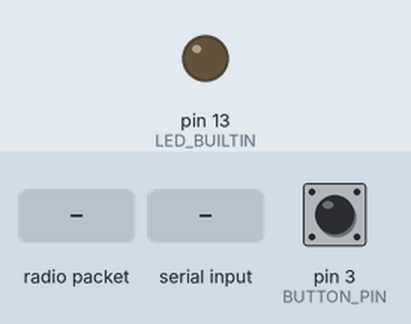
Simulated run of this sketch. Board: Arduino Uno, built with avr-gcc and run on an emulated ATmega328P. Shown: output pins drawn as LEDs (lit = HIGH). Dashed ring = blinking. The test bench sets the inputs (shaded band); at power-on: pin 3 (BUTTON_PIN) HIGH. No radio packets arrive unless stated; what the sketch prints to the serial monitor is not drawn.

Above: at 1.5 s.
1.6 s: pin 3 (BUTTON_PIN) pulled LOW for 0.15 s
At 1.82 s:
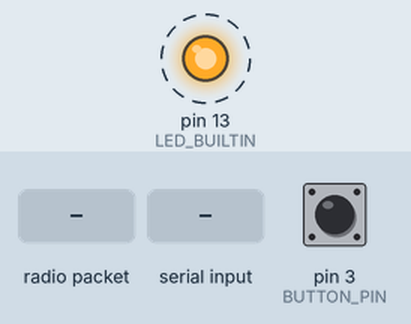
3.3 s: radio packet "ACCEPTED" arrives
At 4.6 s:
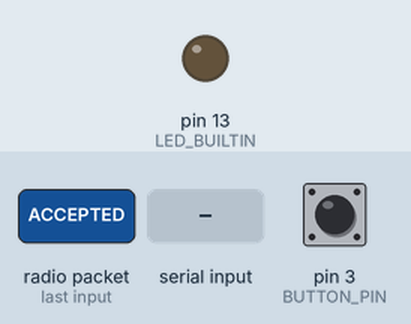
6.3 s: "ACCEPTED" received over Serial
9.3 s: radio packet "1" arrives
At 9.4 s:
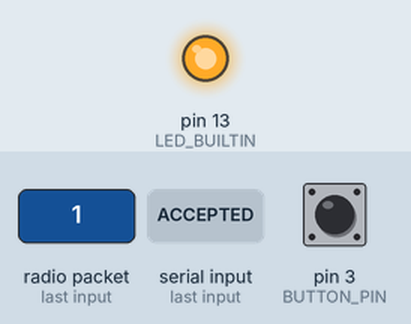
Timing chart, 0 to 12.0 s (numbered marks = the images above; inputs shaded):
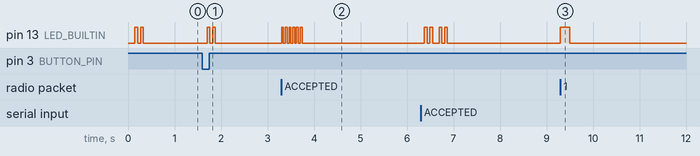

Measured:
- after the input at 1.6 s, pin 13 (LED_BUILTIN): alternates HIGH for 0.06 s and LOW for 0.06 s, 4 changes in all, then stays LOW, starting after 0.10 s
- after the input at 3.3 s, pin 13 (LED_BUILTIN): alternates HIGH for 0.04 s and LOW for 0.04 s, 12 changes in all, then stays LOW, starting at once
- after the input at 9.3 s, pin 13 (LED_BUILTIN): LOW → HIGH at once, → LOW 0.20 s later

The sketch:

field_beacon.ino
```cpp
/*
 * Sankat-Mochan — self-contained LoRa field node for the Arduino UNO Q
 * ====================================================================
 *
 * This sketch makes the UNO Q a COMPLETE field node on its own — no Python, no Linux
 * side, nothing to install. It builds a real SOS envelope (the exact JSON the Pi's
 * gateway validates and puts on the dashboard) and transmits it over 433 MHz. It also
 * listens, so when a responder ACCEPTs on the dashboard the reply comes back over LoRa
 * and lights the LED here.
 *
 *   [UNO Q: this sketch]  ~~433 MHz~~►  [Pi: gateway]  ──►  AI command post / dashboard
 *   [UNO Q: this sketch]  ◄~~433 MHz~~  [Pi: gateway]  ◄──  responder taps ACCEPT
 *
 * Use this when the UNO Q's Linux side cannot install Python packages. The trade-off:
 * a victim's PHONE cannot hand an SOS to this board over Bluetooth (the STM32 has no
 * Bluetooth radio, and that path needs a BLE library on the Linux side). Instead the
 * UNO Q ORIGINATES the SOS itself — the "sensor / auto-SOS field node" role. Everything
 * downstream (Pi triage, translate, map, responder ACCEPT, dashboard) is unchanged.
 *
 * WHAT FIRES AN SOS
 *   - once at boot (so a demo shows immediately)
 *   - whenever you send any character in the Serial Monitor
 *   - a button from BUTTON_PIN to GND (optional; uses the internal pull-up)
 *   - automatically every AUTO_SOS_SECONDS (0 = off) for a hands-free demo
 *
 * RADIO LIBRARY
 *   arduino-LoRa by Sandeep Mistry — MIT (project rule 1). Install once:
 *   Arduino IDE -> Manage Libraries -> "LoRa" by Sandeep Mistry.  Same <LoRa.h> you used.
 *
 * WIRING (the pins you verified)   SX1278 (Ra-02) -> UNO Q header
 *   NSS=D10  RST=D9  DIO0=D2   SCK=D13  MOSI=D11  MISO=D12   3V3=3V3  GND=GND
 *   ANT: always attached before power.   3.3 V only — never 5 V.
 *
 * !! The radio settings below MUST match the Pi (pi-code/config.example.json "lora"):
 *    433 MHz, SF7, BW 125 kHz, CR 4/5, sync 0x12, preamble 8, CRC on. They already do. !!
 */

#include <SPI.h>
#include <LoRa.h>
#include <string.h>   // strstr

// --- pins --------------------------------------------------------------------
#define SS_PIN     10
#define RST_PIN     9
#define DIO0_PIN    2
#define BUTTON_PIN  3          // optional button to GND; leave unconnected if unused

// --- radio settings: keep in lock-step with the Pi --------------------------
#define LORA_FREQ_HZ   433000000L
#define LORA_SF        7
#define LORA_BW_HZ     125000L
#define LORA_CR4       5
#define LORA_TX_POWER  5
#define LORA_SYNC      0x12
#define LORA_PREAMBLE  8

// --- what this SOS says (edit freely for your demo) --------------------------
// Keep these plain ASCII with NO double-quotes or backslashes — they go straight into
// JSON. Coordinates are strings so we never depend on float printf support.
#define SOS_ORIGIN    "UNOQ"                               // <= 4 chars, alnum
#define SOS_URGENCY   5                                    // 1..5 (5 = life-threatening)
#define SOS_CATEGORY  "sensor"
#define SOS_LOCATION  "Sector 7 relief road"
#define SOS_GIST      "Auto-SOS: flood sensor tripped, water rising"
#define SOS_LAT       "12.97160"                           // decimal degrees, as text
#define SOS_LNG       "77.59460"

#define AUTO_SOS_SECONDS  0    // 0 = off; set e.g. 20 to fire hands-free every 20 s

#define MAX_ENVELOPE   244     // the Pi drops anything larger (envelope.py MAX_BYTES)

static char     bootTag[5];    // 4 hex chars, random per power-up, so ids stay unique
static uint32_t seqCounter = 0;
static unsigned long lastAutoMs = 0;
static int      lastButton = HIGH;

// --- helpers -----------------------------------------------------------------
static void makeBootTag() {
  // A little entropy so envelope ids don't repeat across reboots (which the Pi's dedup
  // would otherwise drop as already-seen). Analog noise + micros is plenty for a demo.
  uint32_t r = ((uint32_t)analogRead(A0) << 20) ^ ((uint32_t)analogRead(A1) << 8) ^ micros();
  const char *hexd = "0123456789abcdef";
  for (int i = 0; i < 4; i++) bootTag[i] = hexd[(r >> (i * 4)) & 0xF];
  bootTag[4] = '\0';
}

static void applyRadioSettings() {
  LoRa.setSpreadingFactor(LORA_SF);
  LoRa.setSignalBandwidth(LORA_BW_HZ);
  LoRa.setCodingRate4(LORA_CR4);
  LoRa.setPreambleLength(LORA_PREAMBLE);
  LoRa.setSyncWord(LORA_SYNC);
  LoRa.setTxPower(LORA_TX_POWER);
  LoRa.enableCrc();
}

static void blink(int times, int ms) {
  for (int i = 0; i < times; i++) {
    digitalWrite(LED_BUILTIN, HIGH); delay(ms);
    digitalWrite(LED_BUILTIN, LOW);  delay(ms);
  }
}

// Build one SOS envelope into `out`. Returns its length, or -1 if it would be too big.
static int buildEnvelope(char *out, size_t cap) {
  seqCounter++;
  int n = snprintf(
    out, cap,
    "{\"i\":\"%s-%s-%lu\",\"t\":\"SOS\",\"o\":\"%s\",\"u\":%d,"
    "\"c\":\"%s\",\"l\":\"%s\",\"g\":\"%s\",\"ln\":\"en\","
    "\"la\":%s,\"lo\":%s,\"h\":0}",
    SOS_ORIGIN, bootTag, (unsigned long)seqCounter, SOS_ORIGIN, SOS_URGENCY,
    SOS_CATEGORY, SOS_LOCATION, SOS_GIST, SOS_LAT, SOS_LNG);
  if (n < 0 || n > (int)MAX_ENVELOPE || n >= (int)cap) return -1;
  return n;
}

static void sendSOS(const char *why) {
  char env[MAX_ENVELOPE + 1];
  int len = buildEnvelope(env, sizeof(env));
  if (len < 0) {
    Serial.println("# SOS too large — shorten SOS_GIST / SOS_LOCATION");
    return;
  }
  if (LoRa.beginPacket() == 0) {
    Serial.println("# radio busy, SOS not sent");
    LoRa.receive();
    return;
  }
  LoRa.write((const uint8_t *)env, len);
  LoRa.endPacket();                 // blocks until fully transmitted
  LoRa.receive();                   // back to listening for the ACCEPT

  Serial.print("TX SOS ("); Serial.print(why); Serial.print(", ");
  Serial.print(len); Serial.println(" bytes):");
  Serial.print("   "); Serial.println(env);
  blink(2, 60);
}

// Print (and light up on) anything that arrives back over the air — notably the
// responder's ACCEPTED coming home from the dashboard through the Pi gateway.
static void pollDownlink() {
  int sz = LoRa.parsePacket();
  if (sz <= 0) return;              // nothing, or a CRC-failed frame the library dropped

  char buf[MAX_ENVELOPE + 1];
  int i = 0;
  while (LoRa.available() && i < (int)MAX_ENVELOPE) buf[i++] = (char)LoRa.read();
  buf[i] = '\0';

  Serial.print("RX ("); Serial.print(LoRa.packetRssi()); Serial.print(" dBm, SNR ");
  Serial.print(LoRa.packetSnr(), 1); Serial.println("):");
  Serial.print("   "); Serial.println(buf);

  if (strstr(buf, "\"ACCEPTED\"") || strstr(buf, "ACCEPTED")) {
    Serial.println("   >>> a responder ACCEPTED — help is on the way <<<");
    blink(6, 40);
  } else {
    blink(1, 200);
  }
}

void setup() {
  pinMode(LED_BUILTIN, OUTPUT);
  pinMode(BUTTON_PIN, INPUT_PULLUP);
  Serial.begin(115200);
  delay(50);                        // do NOT wait on Serial — must run headless too

  makeBootTag();

  LoRa.setPins(SS_PIN, RST_PIN, DIO0_PIN);
  if (!LoRa.begin(LORA_FREQ_HZ)) {
    while (true) {
      Serial.println("# LoRa init FAILED: check SS/RST/DIO0 wiring and 3V3 power");
      blink(3, 120);
      delay(1500);
    }
  }
  applyRadioSettings();
  LoRa.receive();

  Serial.println("# Sankat-Mochan field beacon ready");
  Serial.print("# boot tag "); Serial.print(bootTag);
  Serial.println(" — press the button, send any char here, or wait for auto-SOS");

  sendSOS("boot");                  // fire one immediately so a demo shows right away
  lastAutoMs = millis();
}

void loop() {
  // 1) any Serial byte -> send an SOS (drain the rest of the line)
  if (Serial.available()) {
    while (Serial.available()) Serial.read();
    sendSOS("serial");
  }

  // 2) button press (active-low, simple debounce)
  int b = digitalRead(BUTTON_PIN);
  if (b == LOW && lastButton == HIGH) {
    delay(25);
    if (digitalRead(BUTTON_PIN) == LOW) sendSOS("button");
  }
  lastButton = b;

  // 3) optional hands-free timer
  if (AUTO_SOS_SECONDS > 0 && (millis() - lastAutoMs) >= (unsigned long)AUTO_SOS_SECONDS * 1000UL) {
    lastAutoMs = millis();
    sendSOS("auto");
  }

  // 4) anything coming back over the air (the responder's ACCEPT)
  pollDownlink();
}
```
